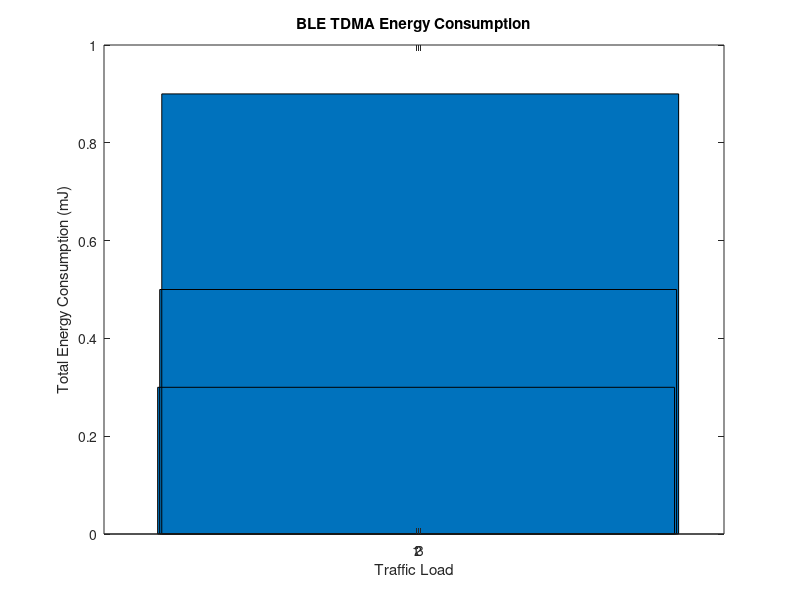

MATLAB code to generate this figure:
function BLE_TDMA_Dynamic
    % Parameters for BLE in TDMA scheme
    num_slots = 10;
    slot_duration = 1e-3; % 1ms per slot
    traffic_load = [0.3, 0.5, 0.9]; % Traffic load for different distances

    energy_idle = 0.7; % Idle energy per slot in mJ (adjusted for BLE)
    energy_tx = 15; % Transmission energy in mJ (BLE typical values)

    slot_allocation = [];

    for i = 1:length(traffic_load)
        allocated_slots = floor(num_slots * traffic_load(i));
        slot_allocation(i) = allocated_slots;
    end

    total_energy = sum(slot_allocation) * energy_tx + (num_slots - sum(slot_allocation)) * energy_idle;
    
    disp(['BLE TDMA Total Energy Consumption: ', num2str(total_energy), ' mJ']);
    
    % Plot
    figure;
    bar(traffic_load, total_energy);
    xlabel('Traffic Load');
    ylabel('Total Energy Consumption (mJ)');
    title('BLE TDMA Energy Consumption');
end
